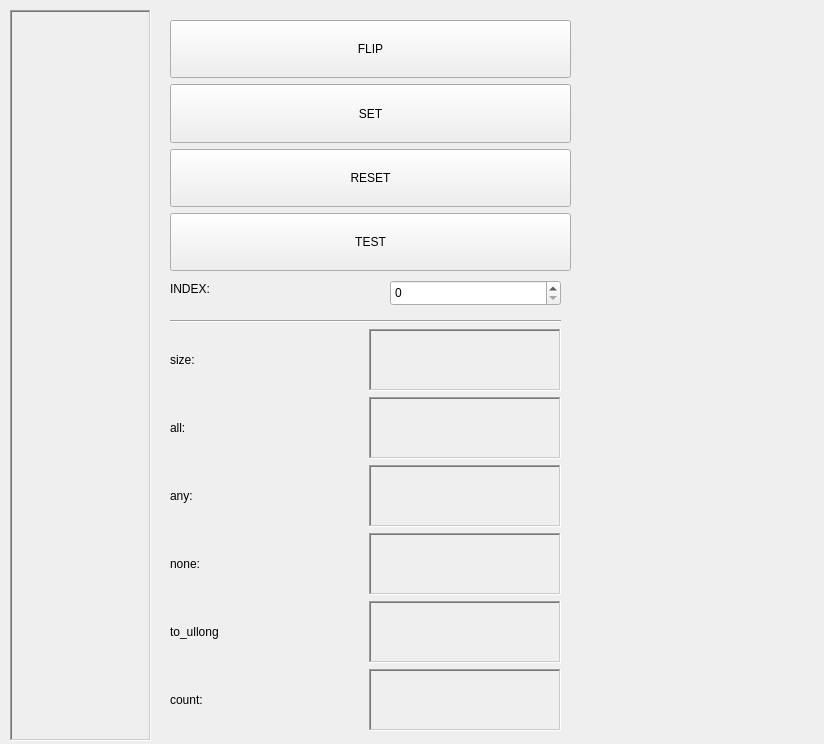
<?xml version="1.0" encoding="UTF-8"?>
<ui version="4.0">
 <class>MainWindow</class>
 <widget class="QMainWindow" name="MainWindow">
  <property name="geometry">
   <rect>
    <x>0</x>
    <y>0</y>
    <width>824</width>
    <height>744</height>
   </rect>
  </property>
  <property name="windowTitle">
   <string>MainWindow</string>
  </property>
  <widget class="QWidget" name="centralwidget">
   <widget class="QLabel" name="bitsetLbl">
    <property name="geometry">
     <rect>
      <x>10</x>
      <y>10</y>
      <width>141</width>
      <height>731</height>
     </rect>
    </property>
    <property name="sizePolicy">
     <sizepolicy hsizetype="Fixed" vsizetype="Fixed">
      <horstretch>0</horstretch>
      <verstretch>0</verstretch>
     </sizepolicy>
    </property>
    <property name="frameShape">
     <enum>QFrame::WinPanel</enum>
    </property>
    <property name="frameShadow">
     <enum>QFrame::Sunken</enum>
    </property>
    <property name="text">
     <string/>
    </property>
    <property name="textFormat">
     <enum>Qt::PlainText</enum>
    </property>
    <property name="scaledContents">
     <bool>true</bool>
    </property>
    <property name="alignment">
     <set>Qt::AlignLeading|Qt::AlignLeft|Qt::AlignVCenter</set>
    </property>
    <property name="wordWrap">
     <bool>true</bool>
    </property>
   </widget>
   <widget class="QWidget" name="verticalLayoutWidget">
    <property name="geometry">
     <rect>
      <x>170</x>
      <y>20</y>
      <width>401</width>
      <height>251</height>
     </rect>
    </property>
    <layout class="QVBoxLayout" name="verticalLayout">
     <item>
      <widget class="QPushButton" name="flipBtn">
       <property name="sizePolicy">
        <sizepolicy hsizetype="Minimum" vsizetype="Expanding">
         <horstretch>0</horstretch>
         <verstretch>0</verstretch>
        </sizepolicy>
       </property>
       <property name="text">
        <string>FLIP</string>
       </property>
      </widget>
     </item>
     <item>
      <widget class="QPushButton" name="setBtn">
       <property name="sizePolicy">
        <sizepolicy hsizetype="Minimum" vsizetype="Expanding">
         <horstretch>0</horstretch>
         <verstretch>0</verstretch>
        </sizepolicy>
       </property>
       <property name="text">
        <string>SET</string>
       </property>
      </widget>
     </item>
     <item>
      <widget class="QPushButton" name="resetBtn">
       <property name="sizePolicy">
        <sizepolicy hsizetype="Minimum" vsizetype="Expanding">
         <horstretch>0</horstretch>
         <verstretch>0</verstretch>
        </sizepolicy>
       </property>
       <property name="text">
        <string>RESET</string>
       </property>
      </widget>
     </item>
     <item>
      <widget class="QPushButton" name="testBtn">
       <property name="sizePolicy">
        <sizepolicy hsizetype="Minimum" vsizetype="Expanding">
         <horstretch>0</horstretch>
         <verstretch>0</verstretch>
        </sizepolicy>
       </property>
       <property name="text">
        <string>TEST</string>
       </property>
      </widget>
     </item>
    </layout>
   </widget>
   <widget class="QWidget" name="gridLayoutWidget">
    <property name="geometry">
     <rect>
      <x>170</x>
      <y>320</y>
      <width>391</width>
      <height>411</height>
     </rect>
    </property>
    <layout class="QGridLayout" name="gridLayout">
     <item row="4" column="0">
      <widget class="QLabel" name="label_3">
       <property name="text">
        <string>none:</string>
       </property>
      </widget>
     </item>
     <item row="5" column="1">
      <widget class="QLabel" name="toullongLbl">
       <property name="frameShape">
        <enum>QFrame::WinPanel</enum>
       </property>
       <property name="frameShadow">
        <enum>QFrame::Sunken</enum>
       </property>
       <property name="text">
        <string/>
       </property>
      </widget>
     </item>
     <item row="6" column="0">
      <widget class="QLabel" name="label_6">
       <property name="text">
        <string>count:</string>
       </property>
      </widget>
     </item>
     <item row="3" column="1">
      <widget class="QLabel" name="anyLbl">
       <property name="frameShape">
        <enum>QFrame::WinPanel</enum>
       </property>
       <property name="frameShadow">
        <enum>QFrame::Sunken</enum>
       </property>
       <property name="text">
        <string/>
       </property>
      </widget>
     </item>
     <item row="1" column="1">
      <widget class="QLabel" name="sizeLbl">
       <property name="frameShape">
        <enum>QFrame::WinPanel</enum>
       </property>
       <property name="frameShadow">
        <enum>QFrame::Sunken</enum>
       </property>
       <property name="text">
        <string/>
       </property>
      </widget>
     </item>
     <item row="6" column="1">
      <widget class="QLabel" name="countLbl">
       <property name="frameShape">
        <enum>QFrame::WinPanel</enum>
       </property>
       <property name="frameShadow">
        <enum>QFrame::Sunken</enum>
       </property>
       <property name="text">
        <string/>
       </property>
      </widget>
     </item>
     <item row="5" column="0">
      <widget class="QLabel" name="label_5">
       <property name="text">
        <string>to_ullong</string>
       </property>
      </widget>
     </item>
     <item row="4" column="1">
      <widget class="QLabel" name="noneLbl">
       <property name="frameShape">
        <enum>QFrame::WinPanel</enum>
       </property>
       <property name="frameShadow">
        <enum>QFrame::Sunken</enum>
       </property>
       <property name="text">
        <string/>
       </property>
      </widget>
     </item>
     <item row="3" column="0">
      <widget class="QLabel" name="label_2">
       <property name="text">
        <string>any:</string>
       </property>
      </widget>
     </item>
     <item row="1" column="0">
      <widget class="QLabel" name="label_4">
       <property name="text">
        <string>size:</string>
       </property>
      </widget>
     </item>
     <item row="2" column="1">
      <widget class="QLabel" name="allLbl">
       <property name="frameShape">
        <enum>QFrame::WinPanel</enum>
       </property>
       <property name="frameShadow">
        <enum>QFrame::Sunken</enum>
       </property>
       <property name="text">
        <string/>
       </property>
      </widget>
     </item>
     <item row="2" column="0">
      <widget class="QLabel" name="label">
       <property name="text">
        <string>all:</string>
       </property>
      </widget>
     </item>
     <item row="0" column="0" colspan="2">
      <widget class="Line" name="line">
       <property name="orientation">
        <enum>Qt::Horizontal</enum>
       </property>
      </widget>
     </item>
    </layout>
   </widget>
   <widget class="QSpinBox" name="indexSbox">
    <property name="geometry">
     <rect>
      <x>390</x>
      <y>280</y>
      <width>171</width>
      <height>26</height>
     </rect>
    </property>
    <property name="minimum">
     <number>0</number>
    </property>
    <property name="maximum">
     <number>64</number>
    </property>
   </widget>
   <widget class="QLabel" name="label_7">
    <property name="geometry">
     <rect>
      <x>170</x>
      <y>280</y>
      <width>151</width>
      <height>17</height>
     </rect>
    </property>
    <property name="text">
     <string>INDEX:</string>
    </property>
   </widget>
  </widget>
 </widget>
 <resources/>
 <connections/>
</ui>
